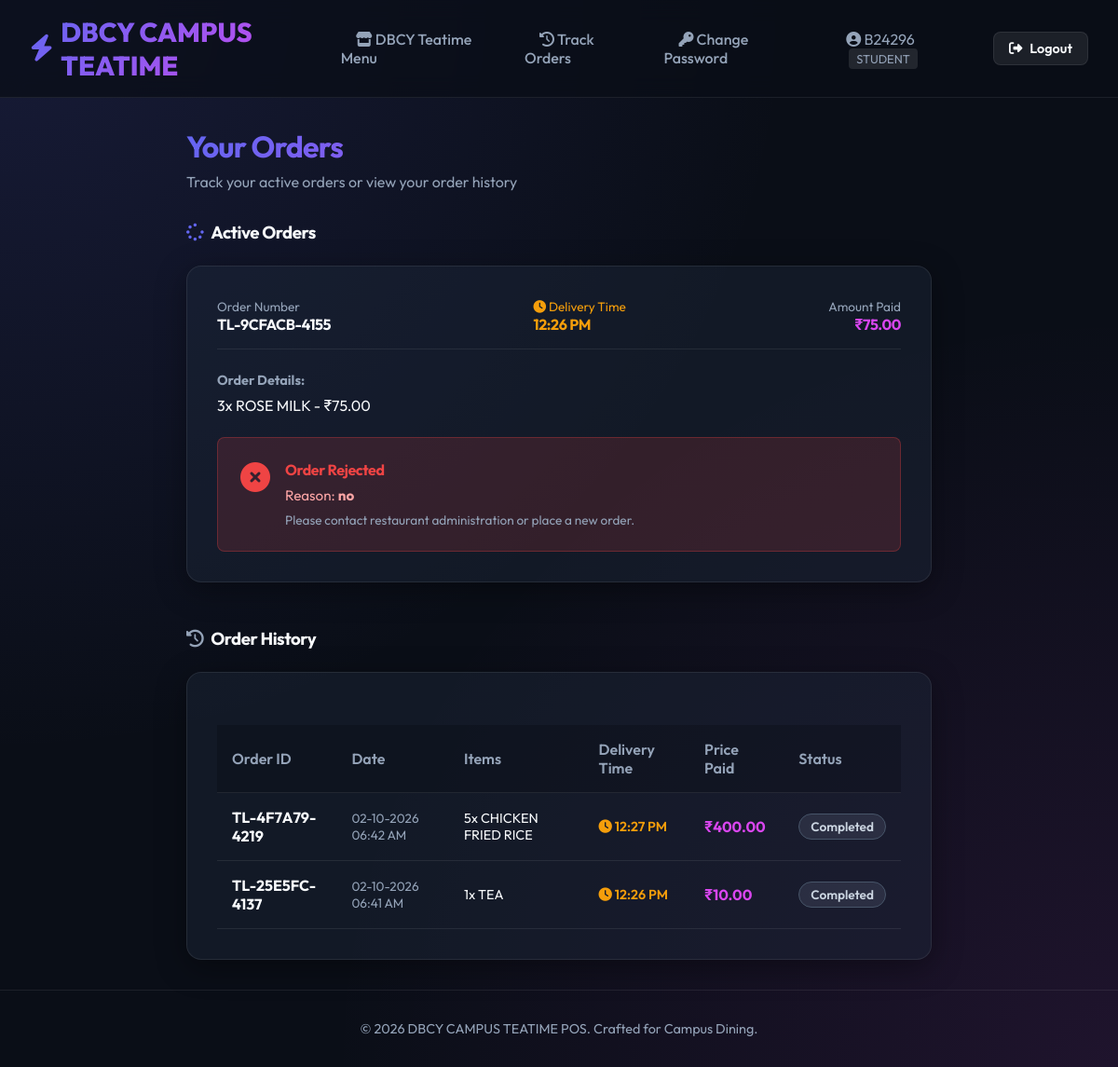
The app's page /orders (signed in) with its own data.
### models.py (models this page shows, shortened)
class User(UserMixin, db.Model):
    __tablename__ = 'users'
    id = db.Column(db.Integer, primary_key=True)
    username = db.Column(db.String(80), unique=True, nullable=False)
    password_hash = db.Column(db.String(256), nullable=False)
    role = db.Column(db.String(20), nullable=False)  # 'admin', 'student'
    name = db.Column(db.String(100), nullable=True)
    department = db.Column(db.String(100), nullable=True)
    year = db.Column(db.String(50), nullable=True)
    selfie_path = db.Column(db.String(256), nullable=True)
    status = db.Column(db.String(20), default='approved')  # 'pending', 'approved', 'rejected'
    orders = db.relationship('Order', backref='student', lazy=True, cascade="all, delete-orphan")
    cart_items = db.relationship('CartItem', backref='user', lazy=True, cascade="all, delete-orphan")
    password_requests = db.relationship('PasswordResetRequest', backref='user', lazy=True, cascade="all, delete-orphan")

class Order(db.Model):
    __tablename__ = 'orders'
    id = db.Column(db.Integer, primary_key=True)
    order_number = db.Column(db.String(50), unique=True, nullable=False)
    user_id = db.Column(db.Integer, db.ForeignKey('users.id'), nullable=False)
    total_price = db.Column(db.Float, nullable=False)
    status = db.Column(db.String(30), default='Ordered')  # 'Ordered', 'Accepted', 'Preparing', 'Ready', 'Completed'
    payment_status = db.Column(db.String(30), default='Pending')  # 'Pending', 'Paid', 'Failed'
    payment_id = db.Column(db.String(100), nullable=True)
    delivery_time = db.Column(db.String(100), nullable=True)
    student_notes = db.Column(db.Text, nullable=True)
    rejection_notes = db.Column(db.Text, nullable=True)
    created_at = db.Column(db.DateTime, default=datetime.utcnow)
    items = db.relationship('OrderItem', backref='order', lazy=True, cascade="all, delete-orphan")

class OrderItem(db.Model):
    __tablename__ = 'order_items'
    id = db.Column(db.Integer, primary_key=True)
    order_id = db.Column(db.Integer, db.ForeignKey('orders.id'), nullable=False)
    product_id = db.Column(db.Integer, db.ForeignKey('products.id'), nullable=True)
    product_name = db.Column(db.String(100), nullable=False)
    price = db.Column(db.Float, nullable=False)
    quantity = db.Column(db.Integer, nullable=False)

### app.py (the view)
        @login_required
        def decorated_function(*args, **kwargs):
            if current_user.role != role:
                flash('Unauthorized access.', 'error')
                return redirect(url_for('index'))
            return f(*args, **kwargs)

### templates/student_orders.html (shortened to what this page needs)
{% extends "base.html" %}
{% block content %}
<div class="animate-fade-in" style="max-width: 800px; margin: 0 auto; width: 100%;">
    <div style="margin-bottom: 2rem;">
        <h1 style="background: linear-gradient(135deg, var(--primary), var(--accent)); -webkit-background-clip: text; -webkit-text-fill-color: transparent;">Your Orders</h1>
        <p style="color: var(--text-muted);">Track your active orders or view your order history</p>
    </div>
    <div style="margin-bottom: 3rem;">
        <h3 style="margin-bottom: 1.5rem; display: flex; align-items: center; gap: 0.5rem;">
            <i class="fa-solid fa-spinner fa-spin" style="color: var(--primary);"></i> Active Orders
        </h3>
        {% for order in active_orders %}
            <div class="glass-card" style="margin-bottom: 2rem; position: relative;">
                <div style="display: flex; justify-content: space-between; align-items: center; border-bottom: 1px solid var(--glass-border); padding-bottom: 1rem; margin-bottom: 1.5rem;">
                    <div>
                        <span style="font-size: 0.85rem; color: var(--text-muted);">Order Number</span>
                        <h4 style="margin: 0; color: var(--text-main);">{{ order.order_number }}</h4>
                    </div>
                    {% if order.delivery_time %}
                    <div>
                        <span style="font-size: 0.85rem; color: var(--warning);"><i class="fa-solid fa-clock"></i> Delivery Time</span>
                        <h4 style="margin: 0; color: var(--warning);">{{ order.delivery_time|time_12hr }}</h4>
                    </div>
                    {% endif %}
                    <div style="text-align: right;">
                        <span style="font-size: 0.85rem; color: var(--text-muted);">Amount Paid</span>
                        <h4 style="margin: 0; color: var(--accent);">₹{{ "%.2f"|format(order.total_price) }}</h4>
                    </div>
                </div>
                <div style="margin-bottom: 1.5rem;">
                    <strong style="color: var(--text-muted); font-size: 0.9rem; display: block; margin-bottom: 0.5rem;">Order Details:</strong>
                    <ul style="list-style: none;">
                        {% for item in order.items %}
                            <li>{{ item.quantity }}x {{ item.product_name }} - ₹{{ "%.2f"|format(item.price * item.quantity) }}</li>
                        {% endfor %}
                    </ul>
                </div>
                {% if order.status == 'Rejected' %}
                    <div style="background: rgba(239, 68, 68, 0.15); border: 1px solid rgba(239, 68, 68, 0.3); border-radius: var(--radius-sm); padding: 1.5rem; color: #fca5a5; display: flex; align-items: flex-start; gap: 1rem;">
                        <i class="fa-solid fa-circle-xmark" style="font-size: 2rem; color: var(--danger); margin-top: 0.1rem;"></i>
                        <div>
                            <h4 style="margin: 0 0 0.5rem; color: #ef4444;">Order Rejected</h4>
                            <p style="margin: 0; font-size: 0.95rem;">Reason: <strong>{{ order.rejection_notes or 'Order could not be fulfilled.' }}</strong></p>
                            <p style="margin: 0.5rem 0 0; font-size: 0.85rem; color: var(--text-muted);">Please contact restaurant administration or place a new order.</p>
                        </div>
                    </div>
                {% endif %}
            </div>
        {% else %}
            <div class="glass-card" style="text-align: center; color: var(--text-muted); padding: 3rem 0;">
                <i class="fa-solid fa-receipt" style="font-size: 2.5rem; margin-bottom: 1rem; opacity: 0.3; display: block;"></i>
                No active orders right now. Go to the menu to place an order.
            </div>
        {% endfor %}
    </div>
    <div>
        <h3 style="margin-bottom: 1.5rem; display: flex; align-items: center; gap: 0.5rem;">
            <i class="fa-solid fa-clock-rotate-left" style="color: var(--text-muted);"></i> Order History
        </h3>
        <div class="glass-card">
            <div class="table-container">
                <table>
                    <thead>
                        <tr>
                            <th>Order ID</th>
                            <th>Date</th>
                            <th>Items</th>
                            <th>Delivery Time</th>
                            <th>Price Paid</th>
                            <th>Status</th>
                        </tr>
                    </thead>
                    <tbody>
                        {% for order in order_history %}
                            <tr>
                                <td><strong>{{ order.order_number }}</strong></td>
                                <td style="font-size: 0.85rem; color: var(--text-muted);">{{ order.created_at|datetime_12hr }}</td>
                                <td>
                                    <ul style="list-style: none; font-size: 0.9rem;">
                                        {% for item in order.items %}
                                            <li>{{ item.quantity }}x {{ item.product_name }}</li>
                                        {% endfor %}
                                    </ul>
                                </td>
                                <td style="font-size: 0.9rem; font-weight: 600; color: var(--warning);">
                                    <i class="fa-solid fa-clock"></i> {{ order.delivery_time|time_12hr or 'Immediate' }}
                                </td>
                                <td style="font-weight: 700; color: var(--accent);">₹{{ "%.2f"|format(order.total_price) }}</td>
                                <td>
                                    <span class="badge badge-completed">Completed</span>
                                </td>
                            </tr>
                        {% else %}
                            <tr>
                                <td colspan="6" style="text-align: center; color: var(--text-muted); padding: 2rem 0;">
                                    No completed orders found.
                                </td>
                            </tr>
                        {% endfor %}
                    </tbody>
                </table>
            </div>
        </div>
    </div>
</div>
{% endblock %}

### templates/base.html (shortened to what this page needs)
<!DOCTYPE html>
<html lang="en">
<head>
    <link rel="stylesheet" href="https://cdnjs.cloudflare.com/ajax/libs/font-awesome/6.4.0/css/all.min.css">
    <link rel="stylesheet" href="{{ url_for('static', filename='css/styles.css') }}">
</head>
<body>
    <header>
        <div class="nav-container">
            <a href="/" class="logo">
                <i class="fa-solid fa-bolt"></i> DBCY CAMPUS TEATIME
            </a>
            <ul class="nav-links">
                {% if current_user.is_authenticated %}
                    {% if current_user.role == 'admin' %}
                        <li><a href="{{ url_for('admin_dashboard') }}" class="nav-link"><i class="fa-solid fa-chart-line"></i> Dashboard</a></li>
                        <li><a href="{{ url_for('admin_products') }}" class="nav-link"><i class="fa-solid fa-mug-hot"></i> Menu</a></li>
                        <li><a href="{{ url_for('admin_students') }}" class="nav-link"><i class="fa-solid fa-user-graduate"></i> Students</a></li>
                        <li><a href="{{ url_for('admin_passwords') }}" class="nav-link"><i class="fa-solid fa-key"></i> Passwords & Permissions</a></li>
                        <li><a href="{{ url_for('admin_orders') }}" class="nav-link"><i class="fa-solid fa-receipt"></i> Orders</a></li>
                        <li><a href="{{ url_for('admin_reports') }}" class="nav-link"><i class="fa-solid fa-chart-pie"></i> Reports</a></li>
                    {% elif current_user.role == 'student' %}
                        <li><a href="{{ url_for('student_shop') }}" class="nav-link"><i class="fa-solid fa-store"></i> DBCY Teatime Menu</a></li>
                        <li><a href="{{ url_for('student_orders') }}" class="nav-link"><i class="fa-solid fa-clock-rotate-left"></i> Track Orders</a></li>
                        <li><a href="{{ url_for('student_change_password') }}" class="nav-link"><i class="fa-solid fa-key"></i> Change Password</a></li>
                    {% endif %}
                    <li style="margin-left: 1rem; color: var(--text-muted);">
                        <i class="fa-solid fa-circle-user"></i> {{ current_user.username }}
                        <span style="font-size: 0.8rem; text-transform: uppercase; padding: 0.2rem 0.5rem; background: rgba(255,255,255,0.1); border-radius: 4px; margin-left: 0.2rem;">
                            {{ current_user.role }}
                        </span>
                    </li>
                    <li><a href="{{ url_for('logout') }}" class="btn btn-secondary" style="padding: 0.5rem 1rem; font-size: 0.9rem;"><i class="fa-solid fa-right-from-bracket"></i> Logout</a></li>
                {% else %}
                    <li><a href="{{ url_for('login') }}" class="nav-link"><i class="fa-solid fa-right-to-bracket"></i> Login</a></li>
                    <li><a href="{{ url_for('register') }}" class="btn btn-primary" style="padding: 0.5rem 1rem; font-size: 0.9rem;"><i class="fa-solid fa-user-plus"></i> Register</a></li>
                {% endif %}
            </ul>
        </div>
    </header>
    <main class="container flex-grow animate-fade-in">
        {% block content %}{% endblock %}
    </main>
    <footer style="margin-top: auto; padding: 2rem; border-top: 1px solid var(--glass-border); text-align: center; color: var(--text-muted); font-size: 0.9rem;">
        <p>&copy; 2026 DBCY CAMPUS TEATIME POS. Crafted for Campus Dining.</p>
    </footer>
</body>
</html>

### records on screen
User: username "B24296", role "STUDENT"
Order: order_number "TL-9CFACB-4155", delivery_time "12:26 PM", total_price "75.00", rejection_notes "no"
OrderItem: quantity "3", product_name "ROSE MILK", item.price*item.quantity "75.00"
Order: order_number "TL-4F7A79-4219", created_at "02-10-2026 06:42 AM", delivery_time "12:27 PM", total_price "400.00"
OrderItem: quantity "5", product_name "CHICKEN FRIED RICE"
Order: order_number "TL-25E5FC-4137", created_at "02-10-2026 06:41 AM", delivery_time "12:26 PM", total_price "10.00"
OrderItem: quantity "1", product_name "TEA"
